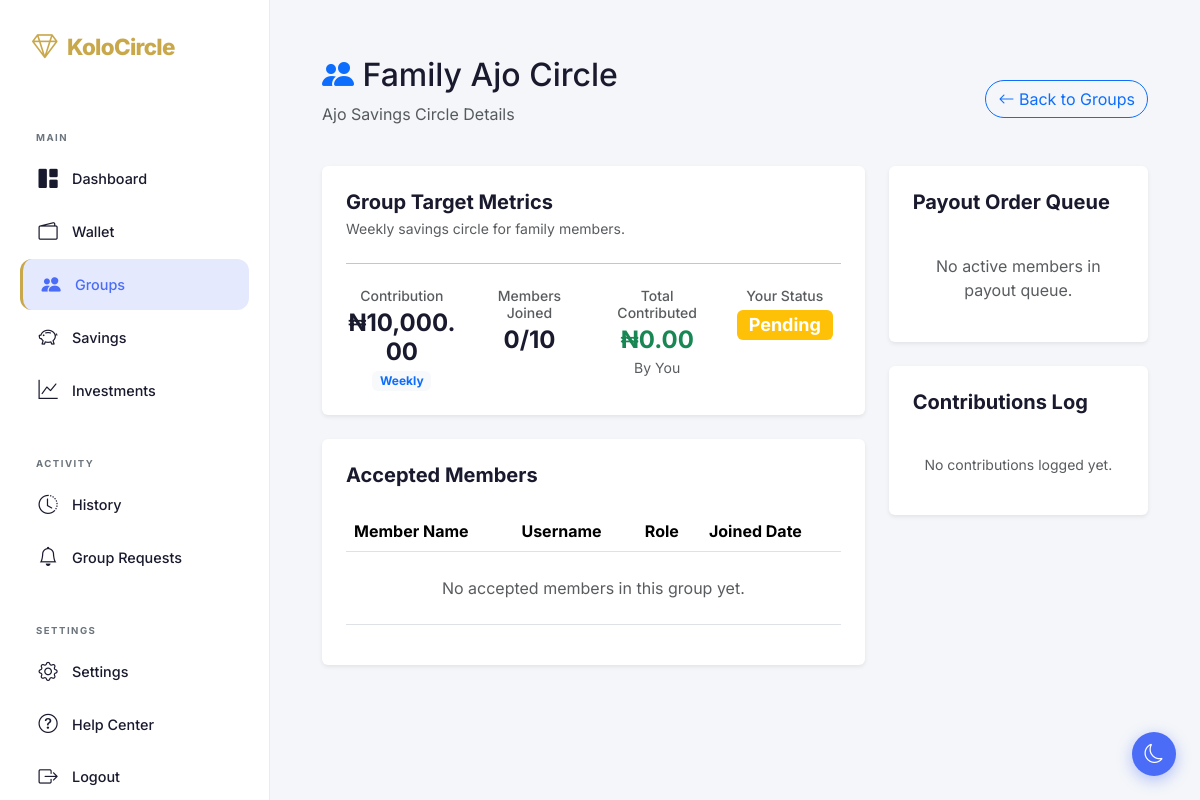
Page /groups/1/ (signed in) on the committed database.
### pkg/models.py (models this page shows, shortened)
class Group(db.Model):
    __tablename__ = 'groups'
    id = db.Column(db.Integer, primary_key=True)
    group_name = db.Column(db.String(100), nullable=False)
    description = db.Column(db.Text)
    admin_id = db.Column(db.Integer, db.ForeignKey('users.id'), nullable=False)
    contribution_amount = db.Column(db.Float, nullable=False)
    frequency = db.Column(db.String(50), nullable=False)  # Weekly, Monthly, Custom
    maximum_members = db.Column(db.Integer, default=10)
    current_members = db.Column(db.Integer, default=0)
    cycle_day = db.Column(db.Integer, default=1)  # 1 for Monday, etc. or day of month
    created_at = db.Column(db.DateTime, default=datetime.utcnow)
    members = db.relationship('GroupMember', backref='group', lazy='dynamic', cascade='all, delete-orphan')
    contributions = db.relationship('Contribution', backref='group', lazy='dynamic', cascade='all, delete-orphan')
    @property
    def name(self):
        return self.group_name

class GroupMember(db.Model):
    __tablename__ = 'groupmembers'
    id = db.Column(db.Integer, primary_key=True)
    group_id = db.Column(db.Integer, db.ForeignKey('groups.id'), nullable=False)
    user_id = db.Column(db.Integer, db.ForeignKey('users.id'), nullable=False)
    status = db.Column(db.String(20), default='Pending')  # Pending, Accepted, Rejected
    joined_at = db.Column(db.DateTime, default=datetime.utcnow)

### pkg/user_routes.py (the view, shortened to what this page needs)
@app.route('/groups/<int:group_id>/')
def group_details(group_id):
    if 'useronline' not in session:
        flash('Please log in first.', 'warning')
        return redirect(url_for('login'))
    user = User.query.get(session['useronline'])
    group = Group.query.get_or_404(group_id)
    member_record = GroupMember.query.filter_by(group_id=group.id, user_id=user.id).first()
    group_members = GroupMember.query.filter_by(group_id=group.id, status='Accepted').all()
    group_contributions = Contribution.query.filter_by(group_id=group.id).order_by(Contribution.due_date.desc()).all()
    user_paid_contributions = Contribution.query.filter_by(group_id=group.id, member_id=user.id, paid=True).all()
    user_total_contributed = sum(c.amount for c in user_paid_contributions)
    payout_queue = []
    return render_template('user/group_details.html',
                           user=user,
                           group=group,
                           member_record=member_record,
                           members=group_members,
                           contributions=group_contributions,
                           user_total_contributed=user_total_contributed,
                           payout_queue=payout_queue)

### pkg/models.py (called while the page is built)
    @property
    def first_name(self):
        parts = self.fullname.split()
        return parts[0] if parts else ''

    @property
    def last_name(self):
        parts = self.fullname.split()
        return parts[1] if len(parts) > 1 else ''

### pkg/user_routes.py (called while the page is built)
@app.after_request
def after_request(resp):
    resp.headers['Cache-Control'] = 'no-cache, no-store, must-revalidate'
    return resp

@app.context_processor
def inject_paystack_key():
    return {
        'paystack_public_key': os.getenv('PAYSTACK_PUBLIC_KEY', '')
    }

### pkg/templates/user/group_details.html (shortened to what this page needs)
{% extends "user/layouts.html" %}
{% block main_content %}
<div class="container py-4">
    <div class="d-flex justify-content-between align-items-center mb-4">
        <div>
            <h2><i class="bi bi-people-fill text-primary"></i> {{ group.group_name }}</h2>
            <p class="text-muted">Ajo Savings Circle Details</p>
        </div>
        <a href="{{ url_for('groups') }}" class="btn btn-outline-primary rounded-pill">
            <i class="bi bi-arrow-left"></i> Back to Groups
        </a>
    </div>
    <div class="row">
        <div class="col-md-8">
            <div class="card border-0 shadow-sm mb-4">
                <div class="card-body p-4">
                    <div class="d-flex justify-content-between align-items-center flex-wrap gap-3">
                        <div>
                            <h5 class="fw-bold mb-1">Group Target Metrics</h5>
                            <p class="text-muted small mb-0">{{ group.description or "No description provided." }}</p>
                        </div>
                    </div>
                    <hr class="my-4">
                    <div class="row g-3">
                        <div class="col-6 col-sm-3 text-center">
                            <h6 class="text-muted small mb-1">Contribution</h6>
                            <h4 class="fw-bold mb-0">₦{{ "{:,.2f}".format(group.contribution_amount) }}</h4>
                            <span class="badge bg-light text-primary mt-1">{{ group.frequency }}</span>
                        </div>
                        <div class="col-6 col-sm-3 text-center">
                            <h6 class="text-muted small mb-1">Members Joined</h6>
                            <h4 class="fw-bold mb-0">{{ group.current_members or 0 }}/{{ group.maximum_members }}</h4>
                        </div>
                        <div class="col-6 col-sm-3 text-center">
                            <h6 class="text-muted small mb-1">Total Contributed</h6>
                            <h4 class="fw-bold mb-0 text-success">₦{{ "{:,.2f}".format(user_total_contributed) }}</h4>
                            <small class="text-muted">By You</small>
                        </div>
                        <div class="col-6 col-sm-3 text-center">
                            <h6 class="text-muted small mb-1">Your Status</h6>
                            <h4 class="fw-bold mb-0">
                                {% if member_record %}
                                    <span class="badge bg-{% if member_record.status == 'Accepted' %}success{% elif member_record.status == 'Pending' %}warning{% else %}danger{% endif %}">
                                        {{ member_record.status }}
                                    </span>
                                {% else %}
                                    <span class="badge bg-secondary">Not a member</span>
                                {% endif %}
                            </h4>
                        </div>
                    </div>
                </div>
            </div>
            <div class="card border-0 shadow-sm mb-4">
                <div class="card-header bg-transparent border-0 pt-4 px-4">
                    <h5 class="fw-bold mb-0">Accepted Members</h5>
                </div>
                <div class="card-body px-4 pb-4">
                    <div class="table-responsive">
                        <table class="table align-middle">
                            <thead>
                                <tr>
                                    <th>Member Name</th>
                                    <th>Username</th>
                                    <th>Role</th>
                                    <th>Joined Date</th>
                                </tr>
                            </thead>
                            <tbody>
                                {% if members %}
                                    {% for gm in members %}
                                    <tr>
                                        <td><strong>{{ gm.member.fullname }}</strong></td>
                                        <td><code>@{{ gm.member.username }}</code></td>
                                        <td>
                                            {% if gm.user_id == group.admin_id %}
                                                <span class="badge bg-danger">Group Admin</span>
                                            {% else %}
                                                <span class="badge bg-light text-dark">Member</span>
                                            {% endif %}
                                        </td>
                                        <td>{{ gm.joined_at.strftime('%Y-%m-%d') }}</td>
                                    </tr>
                                    {% endfor %}
                                {% else %}
                                    <tr>
                                        <td colspan="4" class="text-center text-muted py-4">
                                            No accepted members in this group yet.
                                        </td>
                                    </tr>
                                {% endif %}
                            </tbody>
                        </table>
                    </div>
                </div>
            </div>
        </div>
        <div class="col-md-4">
            <div class="card border-0 shadow-sm mb-4">
                <div class="card-header bg-transparent border-0 pt-4 px-4">
                    <h5 class="fw-bold mb-0">Payout Order Queue</h5>
                </div>
                <div class="card-body px-4 pb-4">
                    <ul class="list-group list-group-flush">
                        {% if payout_queue %}
                            {% for member in payout_queue %}
                            <li class="list-group-item d-flex justify-content-between align-items-center px-0">
                                <span>{{ member.name }}</span>
                                <span class="badge bg-success">Active</span>
                            </li>
                            {% endfor %}
                        {% else %}
                            <li class="list-group-item text-center text-muted border-0 py-3">
                                No active members in payout queue.
                            </li>
                        {% endif %}
                    </ul>
                </div>
            </div>
            <div class="card border-0 shadow-sm mb-4">
                <div class="card-header bg-transparent border-0 pt-4 px-4">
                    <h5 class="fw-bold mb-0">Contributions Log</h5>
                </div>
                <div class="card-body px-4 pb-4">
                    {% if contributions %}
                        <div style="max-height: 300px; overflow-y: auto;">
                            {% for c in contributions %}
                            <div class="d-flex justify-content-between align-items-center border-bottom py-2">
                                <div>
                                    <h6 class="mb-0 small fw-bold">{{ c.member.fullname }}</h6>
                                    <small class="text-muted">{{ c.due_date.strftime('%Y-%m-%d') }}</small>
                                </div>
                                <span class="badge bg-{% if c.paid %}success{% else %}warning{% endif %}">
                                    {% if c.paid %}Paid{% else %}Pending{% endif %}
                                </span>
                            </div>
                            {% endfor %}
                        </div>
                    {% else %}
                        <p class="text-muted small text-center mb-0 py-3">No contributions logged yet.</p>
                    {% endif %}
                </div>
            </div>
        </div>
    </div>
</div>
{% endblock %}

### pkg/static/css/dashboard.css (style rules this page uses)
body { font-family: 'Inter', -apple-system, BlinkMacSystemFont, sans-serif; background: var(--bg-main, #f4f7fc); color: var(--text-primary, #1a1a2e); transition: background 0.3s ease, color 0.3s ease; }
:root { --bg-main: #f4f7fc; --text-primary: #1a1a2e; --text-secondary: #6c757d; --border-color: #e9ecef; --shadow-color: rgba(0, 0, 0, 0.05); --sidebar-bg: #061a36; --sidebar-border: rgba(255, 255, 255, 0.06); --brand-text: #ffffff; --brand-accent: #c9a84c; --nav-text: rgba(255, 255, 255, 0.6); --nav-hover: rgba(255, 255, 255, 0.06); --nav-hover-text: #ffffff; --nav-active-bg: rgba(201, 168, 76, 0.12); --nav-active-text: #c9a84c; --nav-active-border: #c9a84c; --nav-label: rgba(255, 255, 255, 0.3); --user-card-bg: rgba(255, 255, 255, 0.04); --user-card-hover: rgba(255, 255, 255, 0.07); }

### pkg/templates/user/layouts.html (style rules this page uses)
:root { --bg-main: #f4f6f9; --bg-sidebar: #ffffff; --bg-card: #ffffff; --text-main: #1a1a2e; --text-muted: #6c757d; --border-color: #e9ecef; --shadow-color: rgba(0,0,0,0.05); }
body { background: var(--bg-main); color: var(--text-main); transition: background 0.3s, color 0.3s; }
.card { background: var(--bg-card) !important; border-color: var(--border-color) !important; color: var(--text-main) !important; }
.sidebar, .main-content, .card, .form-control, .nav-link, .theme-toggle { transition: background 0.3s ease, color 0.3s ease, border-color 0.3s ease !important; }

### rows in the picture
Group: group_name "Family Ajo Circle", description "Weekly savings circle for family members.", contribution_amount "10,000.00", frequency "Weekly", current_members "0", maximum_members "10"
GroupMember: status "Pending"

### other values in the picture
{{ "{:,.2f}".format(user_total_contributed) }} "0.00"
